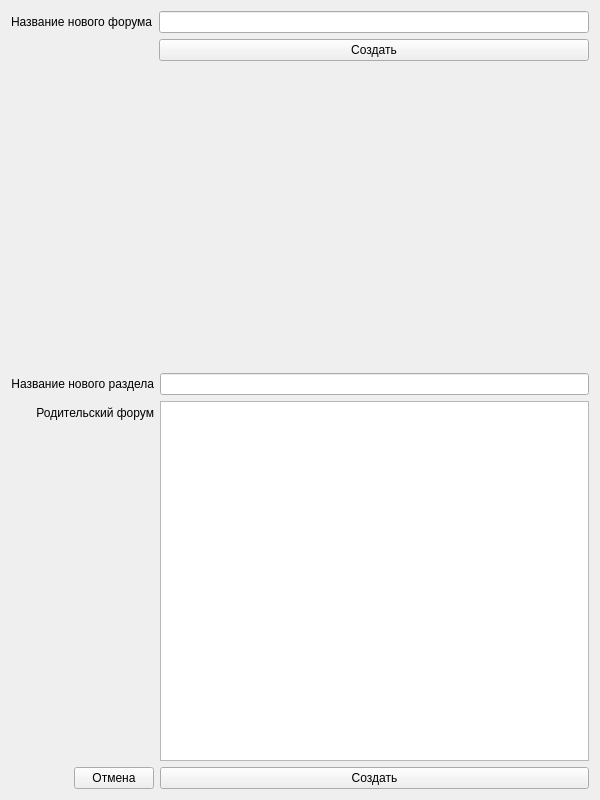
<?xml version="1.0" encoding="UTF-8"?>
<ui version="4.0">
 <class>Form</class>
 <widget class="QWidget" name="Form">
  <property name="geometry">
   <rect>
    <x>0</x>
    <y>0</y>
    <width>600</width>
    <height>800</height>
   </rect>
  </property>
  <property name="sizePolicy">
   <sizepolicy hsizetype="Fixed" vsizetype="Fixed">
    <horstretch>0</horstretch>
    <verstretch>0</verstretch>
   </sizepolicy>
  </property>
  <property name="windowTitle">
   <string>Создание или удаление</string>
  </property>
  <layout class="QVBoxLayout" name="verticalLayout">
   <item>
    <layout class="QFormLayout" name="formLayout">
     <item row="0" column="0">
      <widget class="QLabel" name="label">
       <property name="text">
        <string>Название нового форума</string>
       </property>
      </widget>
     </item>
     <item row="0" column="1">
      <widget class="QLineEdit" name="newForumName"/>
     </item>
     <item row="1" column="1">
      <widget class="QPushButton" name="createForumButton">
       <property name="text">
        <string>Создать</string>
       </property>
      </widget>
     </item>
     <item row="2" column="1">
      <spacer name="verticalSpacer">
       <property name="orientation">
        <enum>Qt::Vertical</enum>
       </property>
       <property name="sizeType">
        <enum>QSizePolicy::Fixed</enum>
       </property>
       <property name="sizeHint" stdset="0">
        <size>
         <width>20</width>
         <height>300</height>
        </size>
       </property>
      </spacer>
     </item>
    </layout>
   </item>
   <item>
    <layout class="QFormLayout" name="formLayout_2">
     <property name="labelAlignment">
      <set>Qt::AlignRight|Qt::AlignTrailing|Qt::AlignVCenter</set>
     </property>
     <item row="0" column="0">
      <widget class="QLabel" name="label_2">
       <property name="text">
        <string>Название нового раздела</string>
       </property>
       <property name="alignment">
        <set>Qt::AlignRight|Qt::AlignTrailing|Qt::AlignVCenter</set>
       </property>
      </widget>
     </item>
     <item row="0" column="1">
      <widget class="QLineEdit" name="newSectionName"/>
     </item>
     <item row="2" column="1">
      <widget class="QPushButton" name="createSection">
       <property name="text">
        <string>Создать</string>
       </property>
      </widget>
     </item>
     <item row="1" column="1">
      <widget class="QListWidget" name="parentForumsList"/>
     </item>
     <item row="1" column="0">
      <widget class="QLabel" name="label_3">
       <property name="text">
        <string>Родительский форум</string>
       </property>
       <property name="alignment">
        <set>Qt::AlignRight|Qt::AlignTrailing|Qt::AlignVCenter</set>
       </property>
      </widget>
     </item>
     <item row="2" column="0">
      <widget class="QPushButton" name="back">
       <property name="text">
        <string>Отмена</string>
       </property>
      </widget>
     </item>
    </layout>
   </item>
  </layout>
 </widget>
 <resources/>
 <connections/>
</ui>
